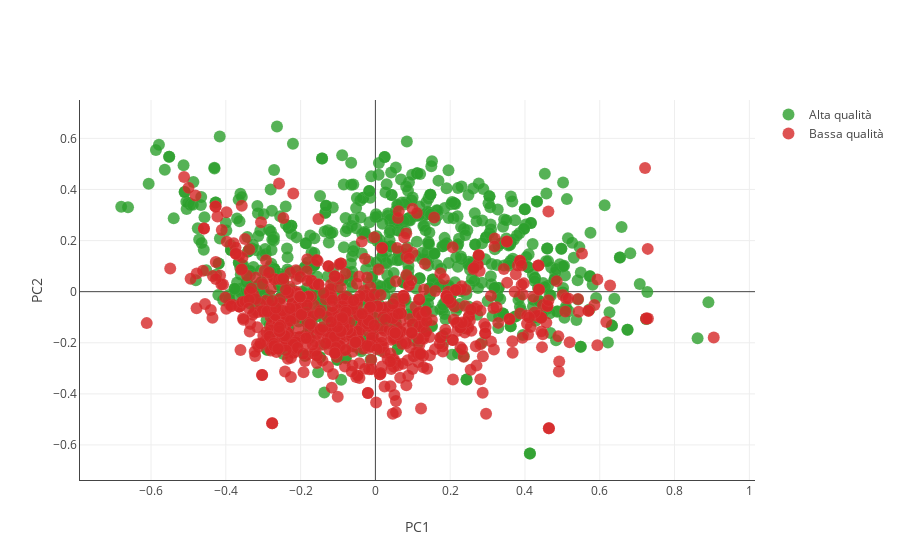

Notebook cell for this chart:
### Code cell
my_pca = doPCA(df_norm, 2, True)
my_total_pca = doPCA(df_norm, 11, False)

### Figure 1 — Plotly figure (JSON) as saved in the notebook; plotly's stock layout.template omitted (floating-point values rounded to 4 significant figures; data arrays with more than 128 entries replaced by an {"elided": "..."} marker saying what was removed)
{"data": [{"marker": {"color": "#2ca02c", "line": {"color": "rgba(217, 217, 217, 0.14)", "width": 0.5}, "opacity": 0.8, "size": 12}, "mode": "markers", "name": "Alta qualità", "type": "scatter", "uid": "8c698c6d-2986-4f98-a74b-6c967b105b19", "x": {"elided": "855 float values"}, "y": {"elided": "855 float values"}}, {"marker": {"color": "#d62728", "line": {"color": "rgba(217, 217, 217, 0.14)", "width": 0.5}, "opacity": 0.8, "size": 12}, "mode": "markers", "name": "Bassa qualità", "type": "scatter", "uid": "a83f7c86-f4ba-4bfe-bea1-1cfbf1a242ae", "x": {"elided": "744 float values"}, "y": {"elided": "744 float values"}}], "layout": {"xaxis": {"showline": true, "title": {"text": "PC1"}}, "yaxis": {"showline": true, "title": {"text": "PC2"}}}}
